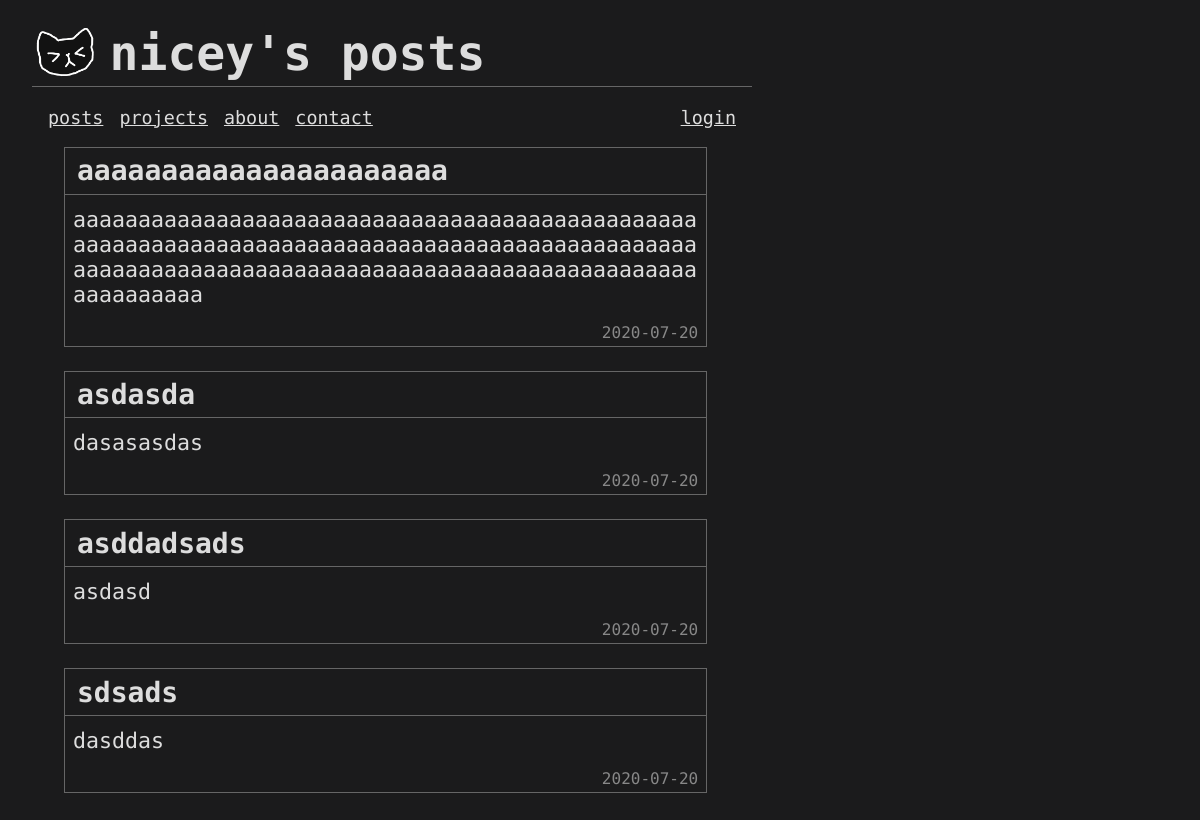
Page /posts on the earlier database version.
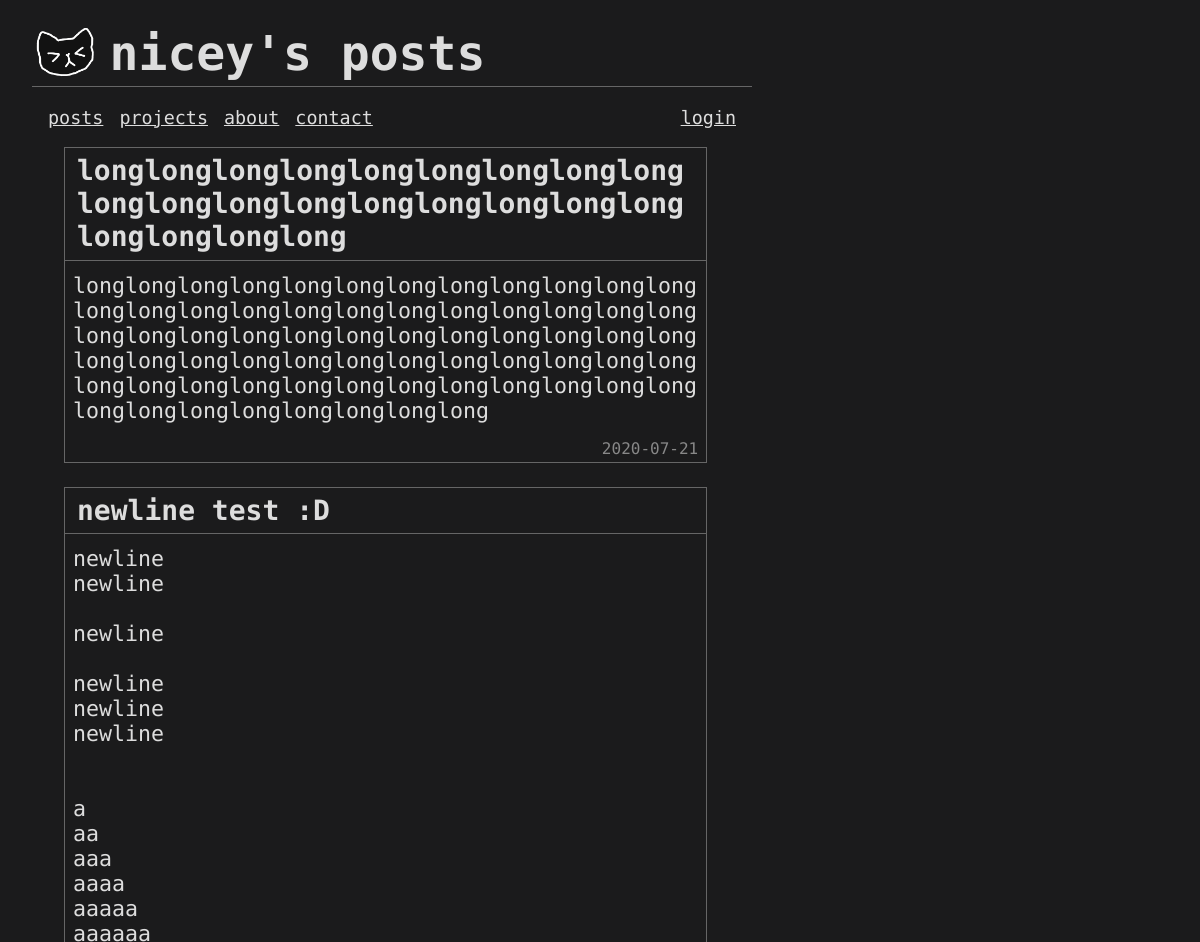
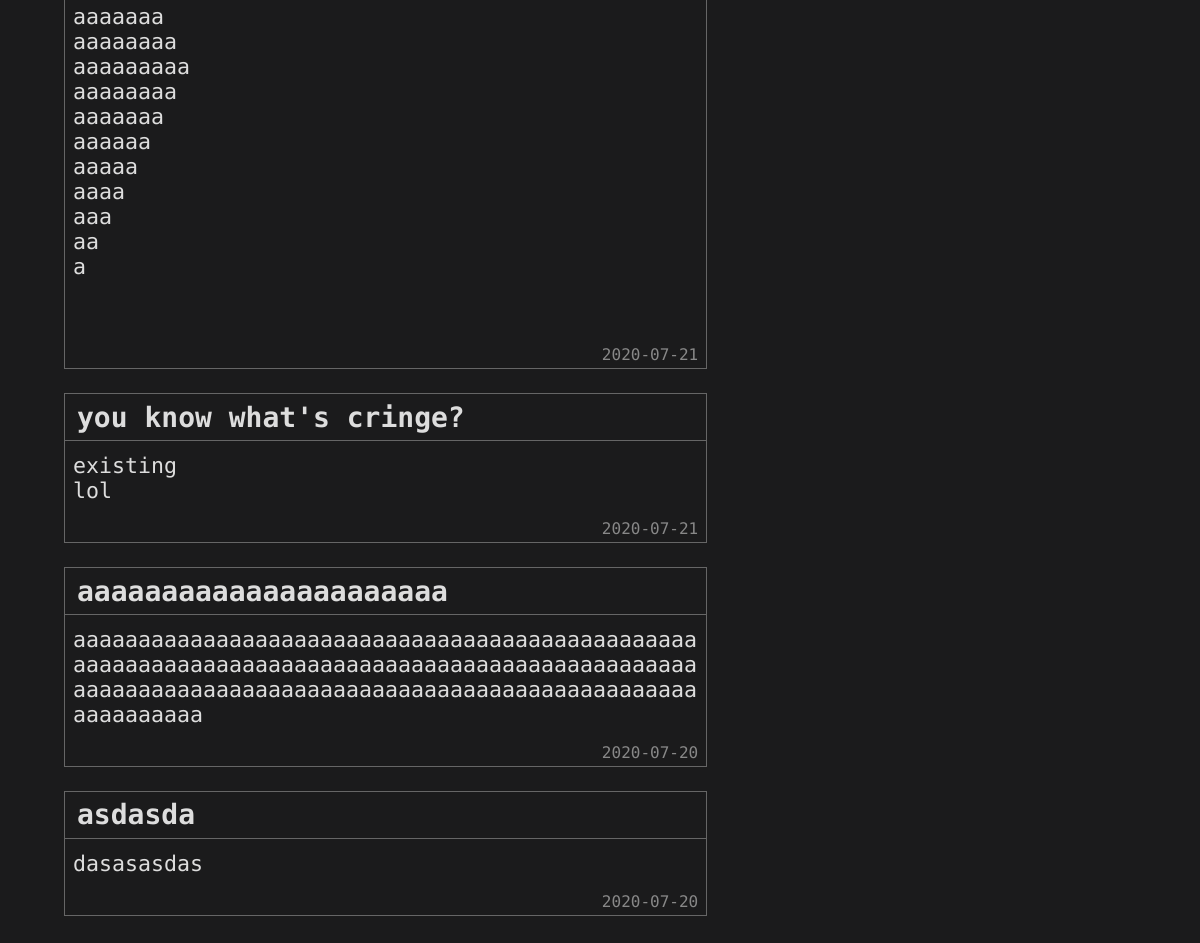
Same page on the later database version (2 pictures, top to bottom).
### tables this page shows
CREATE TABLE posts (
    pid INTEGER PRIMARY KEY AUTOINCREMENT,
    title TEXT NOT NULL,
    body TEXT NOT NULL,
    dt TIMESTAMP NOT NULL DEFAULT CURRENT_TIMESTAMP
);

### website/main.py (the view)
@bp.route('/', methods=('GET', 'POST'))
@bp.route('/posts', methods=('GET', 'POST'))
def posts():
    db = get_db()
    if request.method == 'POST':
        title = request.form['title']
        body: str = request.form['body'].replace('\r\n', 'BREAKLINE')
        db.execute("INSERT INTO posts (title, body) VALUES (?, ?)",
                            (title, body))
        db.commit()
    posts = db.execute("SELECT pid, dt, title, body FROM posts ORDER BY dt DESC").fetchall()
    return render_template('main/posts.html', posts=posts)

### website/auth.py (called while the page is built)
@bp.before_app_request
def load_logged_user():
    g.nicey = session.get('nicey') is not None

### website/db.py (called while the page is built)
def get_db():
    if 'db' not in g:
        g.db = sqlite3.connect(
            current_app.config['DATABASE'],
            detect_types=sqlite3.PARSE_DECLTYPES
        )
        g.db.row_factory = sqlite3.Row
    return g.db

### website/templates/main/posts.html (shortened to what this page needs)
{% extends 'base.html' %}
{% block header %}posts{% endblock header %}
{% block body %}
    <section class="posts">
        {% for post in posts %}
        <article class="post">
            <h2>{{ post["title"] }}</h2>
            <p>
                {% for line in post["body"].lower().split('breakline') %}
                    {{ line }}<br>
                {% endfor %}
            </p>
            <section>
                <div>{{ post["dt"].date() }}</div>
            </section>
        </article>
        <br>
        {% endfor %}
    </section>
{% endblock body %}

### website/templates/base.html (shortened to what this page needs)
<!DOCTYPE html>
<html lang="en">
<head>
    <link rel="stylesheet" href="{{ url_for('static', filename='base.css') }}">
</head>
<body>
    <header>
        <header>
            <img id="logo" src="{{ url_for('static', filename='nicey.png') }}" alt="<nicey>">
            <h1>nicey's {% block header %}{% endblock header %}</h1>
        </header>
        <nav>
            <ul>
                <li><a href="{{ url_for('main.posts') }}">posts</a></li>
                <li><a href="{{ url_for('main.projects') }}">projects</a></li>
                <li><a href="{{ url_for('main.about') }}">about</a></li>
                <li><a href="{{ url_for('main.contact') }}">contact</a></li>
                {% if not g.nicey %}
                    <li class="right"><a href="{{ url_for('auth.login') }}">login</a></li>
                {% else %}
                    <li class="right"><a href="{{ url_for('auth.logout') }}">logout</a></li>
                {% endif %}
            </ul>
        </nav>
    </header>
    <main>
        {% block body %}{% endblock body %}
    </main>
</body>
</html>

### website/static/base.css (style rules this page uses)
:root { --main: #1b1b1c; --white: #666666; --text: #dddddd; --post-w: 60%; }
* { margin: 0; padding: 0; color: var(--text); font-family: 'Fira Mono', monospace; box-sizing: border-box; }
html, body { padding-bottom: 1rem; background-color: var(--main); }
h2 { font-size: 1.75rem; }
p { max-width: 60rem; font-size: 1.35rem; }
body > header { margin-left: 2rem; }
header > header { display: flex; flex-direction: row; align-items: center; padding-top: 1.5rem; padding-bottom: 0.3rem; }
header > header img { max-height: 3.6rem; margin-left: 0.25rem; margin-right: 1rem; }
body > header h1 { display: inline; font-size: 3rem; }
nav { max-width: 45rem; padding: 1.2rem 0; border-top: 1px solid var(--white); }
nav ul { display: flex; flex-wrap: nowrap; align-items: center; }
nav li { margin-left: 1rem; display: inline; font-size: 1.15rem; }
nav li.right { margin-left: auto; margin-right: 1rem; }
main { margin: 0 4rem; }
.post { border: 1px solid var(--white); margin: 0 0 1.5rem 0; display: inline-flex; flex-direction: column; width: var(--post-w); }
.post h2 { border-bottom: 1px solid var(--white); padding: 0.4rem 0.75rem; margin-bottom: 0.75rem; word-break: break-word; }
.post p { margin: 0 0.5rem; word-break: break-word; max-width: calc(var(--post-w)-2rem); }
.post section { margin: 1rem 0 0.25rem 0; padding: 0 0.5rem; display: flex; width: 100%; }
.post section div { color: #888888; margin-left: auto; }

Differences in the rows shown:
removed posts: title "asddadsads", line "asdasd", dt "2020-07-20"
removed posts: title "sdsads", line "dasddas", dt "2020-07-20"
added posts: title "longlonglonglonglonglonglonglonglonglonglonglonglonglonglonglonglonglonglonglonglonglong", line "longlonglonglonglonglonglonglonglonglonglonglonglonglonglonglonglonglonglonglonglonglonglonglonglonglonglonglonglonglonglonglonglonglonglonglonglonglonglonglonglonglonglonglonglonglonglonglonglonglonglonglonglonglonglonglonglonglonglonglonglonglonglonglonglonglonglonglong", dt "2020-07-21"
added posts: title "newline test :D", line "newline" "newline" "newline" "newline" "newline" "newline" "a" "aa" "aaa" "aaaa" "aaaaa" "aaaaaa" "aaaaaaa" "aaaaaaaa" "aaaaaaaaa" "aaaaaaaa" "aaaaaaa" "aaaaaa" "aaaaa" "aaaa" "aaa" "aa" "a", dt "2020-07-21"
added posts: title "you know what's cringe?", line "existing" "lol", dt "2020-07-21"
